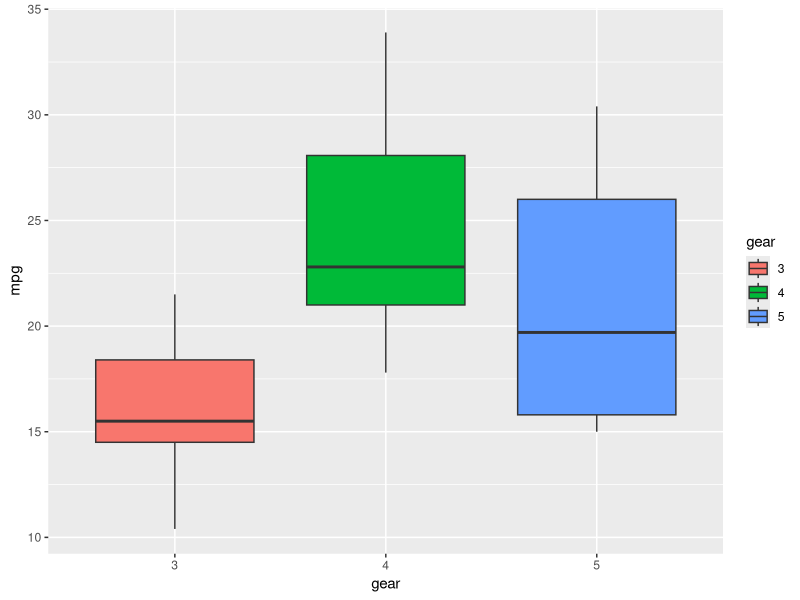
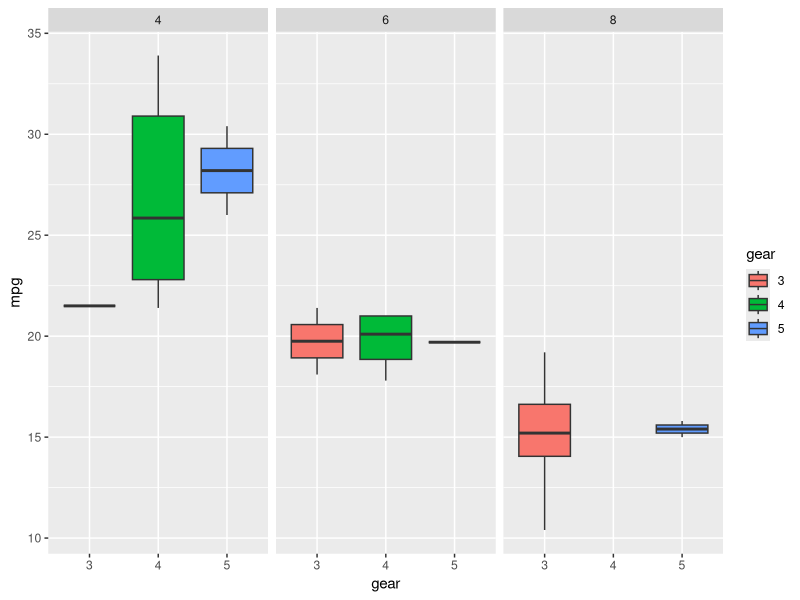

Generate these figures, in order, with R:
## ---- chunk 1
knitr::opts_chunk$set(echo = TRUE)
knitr::opts_chunk$set(dev = "png",
                      dpi = 600,
                      echo = FALSE,
                      cache = FALSE)
options(repos = list(CRAN="http://cran.rstudio.com/"))
install.packages('tidyverse') 
library(tidyverse)
## ---- chunk 2
data(mtcars) #Read in the data file
head(mtcars, 10) #print the first 10 lines
## ---- chunk 3
mtcars$gear <- as.factor(mtcars$gear)
basic <- ggplot(mtcars, aes(x=gear, y=mpg, group=gear)) +
  geom_boxplot(aes(fill=gear))
basic
## ---- chunk 4
basic + facet_grid(. ~ cyl)
